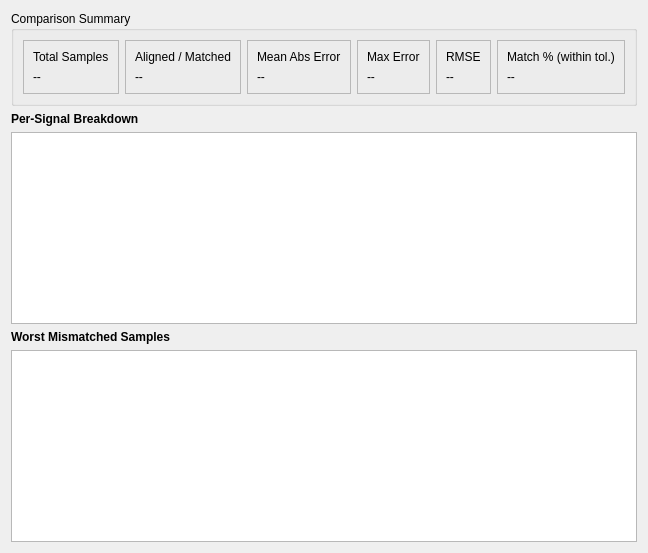
      <widget class="QWidget" name="tabStatistics">
       <attribute name="title">
        <string>📊  Statistics</string>
       </attribute>
       <layout class="QVBoxLayout" name="verticalLayoutStatistics">
        <item>
         <widget class="QGroupBox" name="groupBoxSummaryCards">
          <property name="title">
           <string>Comparison Summary</string>
          </property>
          <layout class="QHBoxLayout" name="horizontalLayoutSummaryCards">
           <item>
            <widget class="QFrame" name="frameTotalSamples">
             <property name="frameShape">
              <enum>QFrame::StyledPanel</enum>
             </property>
             <layout class="QVBoxLayout" name="verticalLayoutTotalSamples">
              <item>
               <widget class="QLabel" name="labelTotalSamplesTitle">
                <property name="text">
                 <string>Total Samples</string>
                </property>
               </widget>
              </item>
              <item>
               <widget class="QLabel" name="labelTotalSamplesValue">
                <property name="text">
                 <string>--</string>
                </property>
               </widget>
              </item>
             </layout>
            </widget>
           </item>
           <item>
            <widget class="QFrame" name="frameMatchedSamples">
             <property name="frameShape">
              <enum>QFrame::StyledPanel</enum>
             </property>
             <layout class="QVBoxLayout" name="verticalLayoutMatchedSamples">
              <item>
               <widget class="QLabel" name="labelMatchedSamplesTitle">
                <property name="text">
                 <string>Aligned / Matched</string>
                </property>
               </widget>
              </item>
              <item>
               <widget class="QLabel" name="labelMatchedSamplesValue">
                <property name="text">
                 <string>--</string>
                </property>
               </widget>
              </item>
             </layout>
            </widget>
           </item>
           <item>
            <widget class="QFrame" name="frameMAE">
             <property name="frameShape">
              <enum>QFrame::StyledPanel</enum>
             </property>
             <layout class="QVBoxLayout" name="verticalLayoutMAE">
              <item>
               <widget class="QLabel" name="labelMAETitle">
                <property name="text">
                 <string>Mean Abs Error</string>
                </property>
               </widget>
              </item>
              <item>
               <widget class="QLabel" name="labelMAEValue">
                <property name="text">
                 <string>--</string>
                </property>
               </widget>
              </item>
             </layout>
            </widget>
           </item>
           <item>
            <widget class="QFrame" name="frameMaxError">
             <property name="frameShape">
              <enum>QFrame::StyledPanel</enum>
             </property>
             <layout class="QVBoxLayout" name="verticalLayoutMaxError">
              <item>
               <widget class="QLabel" name="labelMaxErrorTitle">
                <property name="text">
                 <string>Max Error</string>
                </property>
               </widget>
              </item>
              <item>
               <widget class="QLabel" name="labelMaxErrorValue">
                <property name="text">
                 <string>--</string>
                </property>
               </widget>
              </item>
             </layout>
            </widget>
           </item>
           <item>
            <widget class="QFrame" name="frameRMSE">
             <property name="frameShape">
              <enum>QFrame::StyledPanel</enum>
             </property>
             <layout class="QVBoxLayout" name="verticalLayoutRMSE">
              <item>
               <widget class="QLabel" name="labelRMSETitle">
                <property name="text">
                 <string>RMSE</string>
                </property>
               </widget>
              </item>
              <item>
               <widget class="QLabel" name="labelRMSEValue">
                <property name="text">
                 <string>--</string>
                </property>
               </widget>
              </item>
             </layout>
            </widget>
           </item>
           <item>
            <widget class="QFrame" name="frameMatchPercentage">
             <property name="frameShape">
              <enum>QFrame::StyledPanel</enum>
             </property>
             <layout class="QVBoxLayout" name="verticalLayoutMatchPercentage">
              <item>
               <widget class="QLabel" name="labelMatchPercentageTitle">
                <property name="text">
                 <string>Match % (within tol.)</string>
                </property>
               </widget>
              </item>
              <item>
               <widget class="QLabel" name="labelMatchPercentageValue">
                <property name="text">
                 <string>--</string>
                </property>
               </widget>
              </item>
             </layout>
            </widget>
           </item>
          </layout>
         </widget>
        </item>
        <item>
         <widget class="QLabel" name="labelPerSignalBreakdownTitle">
          <property name="text">
           <string>Per-Signal Breakdown</string>
          </property>
          <property name="styleSheet">
           <string>font-weight: bold;</string>
          </property>
         </widget>
        </item>
        <item>
         <widget class="QTableWidget" name="tableWidgetPerSignalStats"/>
        </item>
        <item>
         <widget class="QLabel" name="labelWorstMismatchesTitle">
          <property name="text">
           <string>Worst Mismatched Samples</string>
          </property>
          <property name="styleSheet">
           <string>font-weight: bold;</string>
          </property>
         </widget>
        </item>
        <item>
         <widget class="QTableWidget" name="tableWidgetWorstMismatches"/>
        </item>
       </layout>
      </widget>
